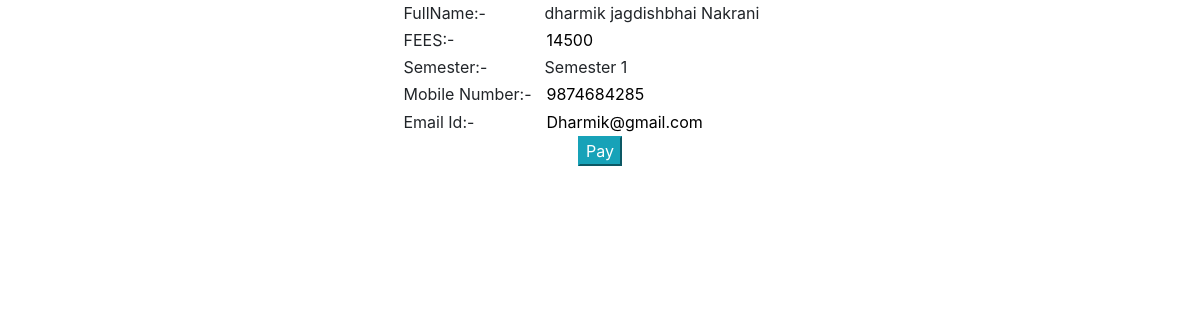
Page /payment-student.php?id=3 on the committed database.
### tables this page shows
CREATE TABLE `student` (
  `StudId` int(11) NOT NULL auto_increment,
  `EnrollMent` varchar(12) NOT NULL,
  `Firstname` varchar(20) NOT NULL,
  `Middlename` varchar(20) NOT NULL,
  `Lastname` varchar(20) NOT NULL,
  `Mailid` varchar(30) NOT NULL,
  `Mobileno` varchar(10) NOT NULL,
  `Address` varchar(50) NOT NULL,
  `SemId` int(11) NOT NULL,
  `Dob` varchar(10) NOT NULL,
  `Gender` varchar(1) NOT NULL,
  `Course` varchar(30) NOT NULL,
  `YearOfAdd` varchar(4) NOT NULL,
  `Image` varchar(100) NOT NULL,
  `Username` varchar(20) NOT NULL,
  `Password` varchar(30) NOT NULL,
  PRIMARY KEY  (`StudId`)
);

CREATE TABLE `semester` (
  `SemId` int(11) NOT NULL auto_increment,
  `SemName` varchar(10) NOT NULL,
  `DegId` int(20) NOT NULL,
  `FEES` int(11) NOT NULL,
  PRIMARY KEY  (`SemId`),
  KEY `DegId` (`DegId`)
);

### payment-student.php (the view, shortened to what this page needs)
<!DOCTYPE HTML>
<html>
<head>
  	<link rel="stylesheet" href="https://maxcdn.bootstrapcdn.com/bootstrap/4.4.1/css/bootstrap.min.css">
    <link rel="stylesheet" href="css/sweetalert.css">
    <link rel="stylesheet" href="css/backend.css">
</head>
<body>
  <?php
  $id=$_REQUEST["id"];
  $select="select * from student where StudId='$id'";
  $res=mysql_query($select);
  $data=mysql_fetch_assoc($res);
  $select1="select * from semester where SemId=".$data['SemId'];
  $res1=mysql_query($select1);
  $data1=mysql_fetch_assoc($res1);
  ?>
  <div align="center" class="div-pay">
    <table>
    <tr>
    <td>FullName:-</td><td>&nbsp;&nbsp;</td><td><?php echo $data['Firstname'].'&nbsp;'.$data['Middlename'].'&nbsp;'.$data['Lastname'] ?></td></tr>
    <tr>
    <td>FEES:- </td><td>&nbsp;&nbsp;</td><td><input class='showonly' type='text' value='<?php  echo $data1['FEES']; ?>' readonly></td></tr>
    <tr>
    <td>Semester:- </td><td>&nbsp;&nbsp;</td><td><?php echo $data1['SemName']; ?></td></tr>
    <tr>
    <td>Mobile Number:- </td><td>&nbsp;&nbsp;</td><td><input class='showonly' type='text' id='mobile' value='<?php  echo $data['Mobileno']; ?>' readonly></td></tr>
    <tr>
    <td>Email Id:- </td><td>&nbsp;&nbsp;</td><td><input class='showonly' type='text' id='mail' value='<?php  echo $data['Mailid']; ?>' readonly></td></tr>
</table>
<button class="btn-info" id="rzp-button1">Pay</button>
</body>
</html>

### css/backend.css (style rules this page uses)
.showonly { border:none; user-select: none; outline: none; }

### rows in the picture
student: Firstname "dharmik", Middlename "jagdishbhai", Lastname "Nakrani", Mobileno "9874684285", Mailid "Dharmik@gmail.com"
semester: FEES "14500", SemName "Semester 1"
